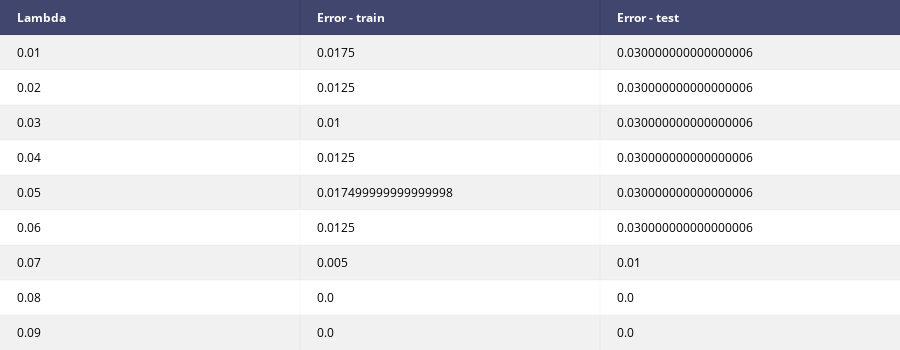

Here is the notebook cell this chart was saved with:
### Code cell
import sklearn
from sklearn.datasets import make_blobs, make_classification
import matplotlib.pyplot as plt
import numpy as np
import sympy as sy

from plotly.offline import init_notebook_mode, iplot
import plotly.figure_factory as ff
init_notebook_mode(connected=True)

T = 100


def load_data_set():
    # X, y = make_classification(n_features=2, n_redundant=0, n_clusters_per_class=1, n_classes=N_CLASSES)
    # plt.scatter(X[:, 0], X[:, 1], marker='o', c=y)

    # X, y = make_blobs(n_features=2, centers=N_CLASSES)
    # plt.scatter(X[:, 0], X[:, 1], marker='o', c=y)

    data_set = sklearn.datasets.load_iris()
    X = data_set['data'][:100, :2]
    y = data_set['target'][:100]

    y = [-1 if y[k] == 0 else 1 for k in range(len(y))]

    global LEFT, RIGHT, BOTTOM, TOP
    LEFT = min(X[:, 0])
    RIGHT = max(X[:, 0])
    BOTTOM = min(X[:, 1]) - 0.5
    TOP = max(X[:, 1]) + 0.5

    return X, y


def misclassified_points(X, y, beta):
    return [i for i in range(X.shape[0]) if y[i] * np.dot(beta, X[i].T) < 0]


def plot_boundary(beta, graph_type):
    x1 = sy.Symbol('x1')
    x2 = sy.Symbol('x2')
    gt = {"linear": (1, x1, x2), "quadratic": (1, x1, x2, x1*x1)}
    x = np.array(gt[graph_type]).T
    eq = np.dot(beta, x)
    equation = sy.solve(eq[0], x2)
    lam_f = sy.lambdify(x1, equation[0])
    x_vals = np.linspace(LEFT, RIGHT, num=100)
    plt.gca().set_ylim([BOTTOM, TOP])
    line, = plt.plot(x_vals, lam_f(x_vals))
    return line


def param_gradient_descent(X, y, beta, Lambda):

    for i in range(T):
        misclassif = misclassified_points(X, y, beta)
        val = sum(y[i] * X[i] for i in misclassif)
        beta += Lambda * val
    return beta


def split_train_test(X_s, y_s, i):
    X_train = np.concatenate([X_s[j] for j in range(5) if j != i])
    y_train = np.concatenate([y_s[j] for j in range(5) if j != i])
    return X_train, X_s[i], y_train, y_s[i]


def compute_error():
    X, y = load_data_set()
    plt.scatter(X[:, 0], X[:, 1], marker='o', c=y)
    X = np.insert(X, 0, 1, axis=1)
    
    X_s = np.split(X, 5)
    y_s = np.split(np.array(y), 5)
    beta = np.random.rand(1, X.shape[1])
    
    data_matrix = [['Lambda', 'Error - train', 'Error - test']]

    for lambda_var in np.arange(0.01, 0.1, 0.01):
        err_train = 0
        err_test = 0
        best_beta = None
        best_err = 1.1
        for i in range(5):
            X_train, X_test, y_train, y_test = split_train_test(X_s, y_s, i)
            beta = param_gradient_descent(X_train, y_train, beta, lambda_var)       
            err_train += len(misclassified_points(X_train, y_train, beta)) / len(y_train)
            err_test += len(misclassified_points(X_test, y_test, beta)) / len(y_test)
            if err_test < best_err:
                best_beta = beta
        plot_boundary(best_beta, 'linear')
            
        data_matrix.append([str(lambda_var), str(err_train / 5), str(err_test / 5)])

    table = ff.create_table(data_matrix)
    iplot(table, filename='error_table')
    plt.show()
    
compute_error()

### Figure 1 — Plotly figure (JSON) as saved in the notebook; plotly's stock layout.template omitted (floating-point values rounded to 4 significant figures)
{"data": [{"colorscale": [[0, "#00083e"], [0.5, "#ededee"], [1, "#ffffff"]], "hoverinfo": "none", "opacity": 0.75, "showscale": false, "type": "heatmap", "z": [[0, 0, 0], [0.5, 0.5, 0.5], [1, 1, 1], [0.5, 0.5, 0.5], [1, 1, 1], [0.5, 0.5, 0.5], [1, 1, 1], [0.5, 0.5, 0.5], [1, 1, 1], [0.5, 0.5, 0.5]]}], "layout": {"annotations": [{"align": "left", "font": {"color": "#ffffff"}, "showarrow": false, "text": "<b>Lambda</b>", "x": -0.45, "xanchor": "left", "xref": "x1", "y": 0, "yref": "y1"}, {"align": "left", "font": {"color": "#ffffff"}, "showarrow": false, "text": "<b>Error - train</b>", "x": 0.55, "xanchor": "left", "xref": "x1", "y": 0, "yref": "y1"}, {"align": "left", "font": {"color": "#ffffff"}, "showarrow": false, "text": "<b>Error - test</b>", "x": 1.55, "xanchor": "left", "xref": "x1", "y": 0, "yref": "y1"}, {"align": "left", "font": {"color": "#000000"}, "showarrow": false, "text": "0.01", "x": -0.45, "xanchor": "left", "xref": "x1", "y": 1, "yref": "y1"}, {"align": "left", "font": {"color": "#000000"}, "showarrow": false, "text": "0.0175", "x": 0.55, "xanchor": "left", "xref": "x1", "y": 1, "yref": "y1"}, {"align": "left", "font": {"color": "#000000"}, "showarrow": false, "text": "0.030000000000000006", "x": 1.55, "xanchor": "left", "xref": "x1", "y": 1, "yref": "y1"}, {"align": "left", "font": {"color": "#000000"}, "showarrow": false, "text": "0.02", "x": -0.45, "xanchor": "left", "xref": "x1", "y": 2, "yref": "y1"}, {"align": "left", "font": {"color": "#000000"}, "showarrow": false, "text": "0.0125", "x": 0.55, "xanchor": "left", "xref": "x1", "y": 2, "yref": "y1"}, {"align": "left", "font": {"color": "#000000"}, "showarrow": false, "text": "0.030000000000000006", "x": 1.55, "xanchor": "left", "xref": "x1", "y": 2, "yref": "y1"}, {"align": "left", "font": {"color": "#000000"}, "showarrow": false, "text": "0.03", "x": -0.45, "xanchor": "left", "xref": "x1", "y": 3, "yref": "y1"}, {"align": "left", "font": {"color": "#000000"}, "showarrow": false, "text": "0.01", "x": 0.55, "xanchor": "left", "xref": "x1", "y": 3, "yref": "y1"}, {"align": "left", "font": {"color": "#000000"}, "showarrow": false, "text": "0.030000000000000006", "x": 1.55, "xanchor": "left", "xref": "x1", "y": 3, "yref": "y1"}, {"align": "left", "font": {"color": "#000000"}, "showarrow": false, "text": "0.04", "x": -0.45, "xanchor": "left", "xref": "x1", "y": 4, "yref": "y1"}, {"align": "left", "font": {"color": "#000000"}, "showarrow": false, "text": "0.0125", "x": 0.55, "xanchor": "left", "xref": "x1", "y": 4, "yref": "y1"}, {"align": "left", "font": {"color": "#000000"}, "showarrow": false, "text": "0.030000000000000006", "x": 1.55, "xanchor": "left", "xref": "x1", "y": 4, "yref": "y1"}, {"align": "left", "font": {"color": "#000000"}, "showarrow": false, "text": "0.05", "x": -0.45, "xanchor": "left", "xref": "x1", "y": 5, "yref": "y1"}, {"align": "left", "font": {"color": "#000000"}, "showarrow": false, "text": "0.017499999999999998", "x": 0.55, "xanchor": "left", "xref": "x1", "y": 5, "yref": "y1"}, {"align": "left", "font": {"color": "#000000"}, "showarrow": false, "text": "0.030000000000000006", "x": 1.55, "xanchor": "left", "xref": "x1", "y": 5, "yref": "y1"}, {"align": "left", "font": {"color": "#000000"}, "showarrow": false, "text": "0.06", "x": -0.45, "xanchor": "left", "xref": "x1", "y": 6, "yref": "y1"}, {"align": "left", "font": {"color": "#000000"}, "showarrow": false, "text": "0.0125", "x": 0.55, "xanchor": "left", "xref": "x1", "y": 6, "yref": "y1"}, {"align": "left", "font": {"color": "#000000"}, "showarrow": false, "text": "0.030000000000000006", "x": 1.55, "xanchor": "left", "xref": "x1", "y": 6, "yref": "y1"}, {"align": "left", "font": {"color": "#000000"}, "showarrow": false, "text": "0.07", "x": -0.45, "xanchor": "left", "xref": "x1", "y": 7, "yref": "y1"}, {"align": "left", "font": {"color": "#000000"}, "showarrow": false, "text": "0.005", "x": 0.55, "xanchor": "left", "xref": "x1", "y": 7, "yref": "y1"}, {"align": "left", "font": {"color": "#000000"}, "showarrow": false, "text": "0.01", "x": 1.55, "xanchor": "left", "xref": "x1", "y": 7, "yref": "y1"}, {"align": "left", "font": {"color": "#000000"}, "showarrow": false, "text": "0.08", "x": -0.45, "xanchor": "left", "xref": "x1", "y": 8, "yref": "y1"}, {"align": "left", "font": {"color": "#000000"}, "showarrow": false, "text": "0.0", "x": 0.55, "xanchor": "left", "xref": "x1", "y": 8, "yref": "y1"}, {"align": "left", "font": {"color": "#000000"}, "showarrow": false, "text": "0.0", "x": 1.55, "xanchor": "left", "xref": "x1", "y": 8, "yref": "y1"}, {"align": "left", "font": {"color": "#000000"}, "showarrow": false, "text": "0.09", "x": -0.45, "xanchor": "left", "xref": "x1", "y": 9, "yref": "y1"}, {"align": "left", "font": {"color": "#000000"}, "showarrow": false, "text": "0.0", "x": 0.55, "xanchor": "left", "xref": "x1", "y": 9, "yref": "y1"}, {"align": "left", "font": {"color": "#000000"}, "showarrow": false, "text": "0.0", "x": 1.55, "xanchor": "left", "xref": "x1", "y": 9, "yref": "y1"}], "height": 350, "margin": {"b": 0, "l": 0, "r": 0, "t": 0}, "xaxis": {"dtick": 1, "gridwidth": 2, "showticklabels": false, "tick0": -0.5, "ticks": "", "zeroline": false}, "yaxis": {"autorange": "reversed", "dtick": 1, "gridwidth": 2, "showticklabels": false, "tick0": 0.5, "ticks": "", "zeroline": false}}}
